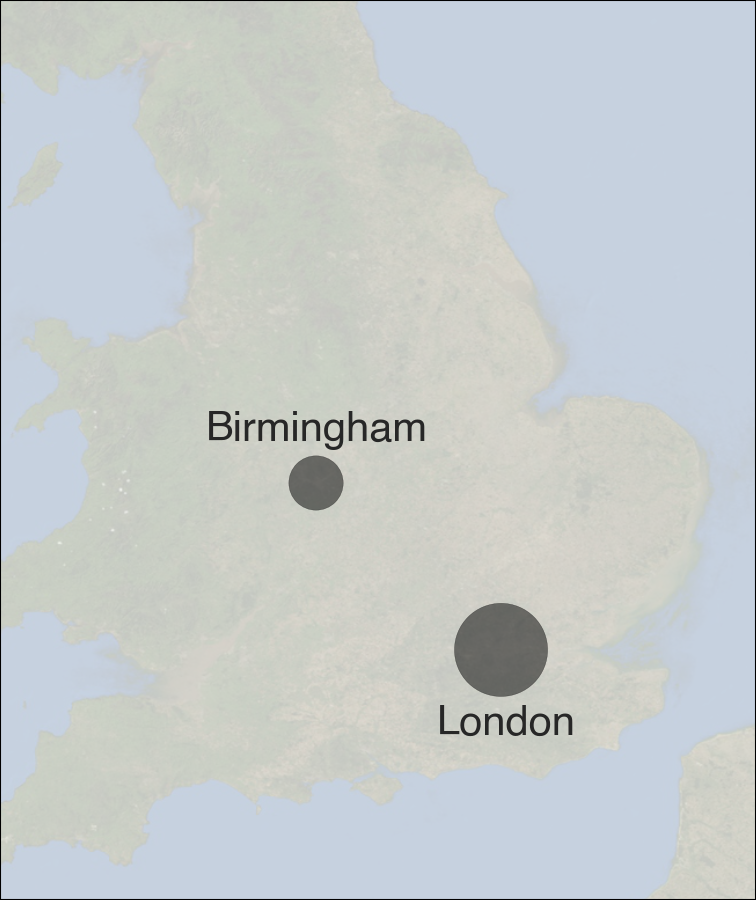

Reproduce this figure in Python.
import scipy as sp
import pandas as pd
import pylab as pl
import pickle as pk
import cartopy.crs as ccrs
import cartopy.io.img_tiles as cimg


# Customize the matplotlib environment.
pl.rc_context(fname='../../util/custom_rc')

# Choose a projection for plotting cities.
proj = ccrs.PlateCarree()

# Import imagery from MapQuest.
imagery = cimg.MapQuestOpenAerial()

# Define plotting parameters.
marker_size_max = 500


# Load the UK measles data.
df = pd.read_excel('../data/60measles.xls', '60cities')

# Create separate arrays for city names and population sizes.
cities = sp.asarray(df.values[:, 0])
sizes = sp.asarray(df.values[:, 1])

# Calculate the maximum number of cases reported in any single city during any 
# single biweekly period.
max_sizes = max(sizes)

# Load a dictionary containing the latitude and longitude coordinates for each 
# city.  (The keys are city names; the values are 2-elements arrays containing
# latitude and longitude coordinates.)
ll_dict = pk.load(open('../data/60latlong.p', 'rb'))

# Create lists containing the population sizes, latitudes, and longitudes of 
# London and Birmingham only. 
sizes_p = []
latitudes = []
longitudes = []

for i, city in enumerate(cities):
    
    if city == 'London' or city == 'Birmingham':
        
        sizes_p.append(sizes[i])
        
        latitude, longitude = ll_dict[city]
        
        latitudes.append(latitude)
        longitudes.append(longitude)
            
# Define a function that returns marker sizes proportional to the population 
# sizes of London and Birmingham.
def get_marker_sizes():
    
    marker_sizes = []
    
    for size in sizes_p:
        
        marker_sizes.append(marker_size_max * size / max_sizes)
        
    return marker_sizes

    
        
# Create figure.
fig = pl.figure(figsize=(2.52, 3.00))
ax = pl.axes([0., 0., 1., 1.], projection=imagery.crs)
ax.set_extent([-4.9, 2.3, 50.0, 55.2])#Format is [long_W, long_E, lat_S, lat_N].

# Add a map of the UK to the background of the plot.          
ax.add_image(imagery, 7, alpha=0.25)    

# Plot a disk at the location of London and Birmingham.  The size of the disk
# is directly proportional to the size of the city.
ax.scatter(longitudes, latitudes, color='k', s=get_marker_sizes(), marker='o', 
    alpha=0.5, linewidth=0.1, transform=proj)
    
# Label London and Birmingham.    
ax.text(0.67, 0.185, 'London', fontsize=10, 
    horizontalalignment='center', transform=ax.transAxes)
    
ax.text(0.42, 0.51, 'Birmingham', fontsize=10, 
    horizontalalignment='center', transform=ax.transAxes)    
    

# Save figure.
fig.savefig('map_of_london_birm.png', dpi=300)
